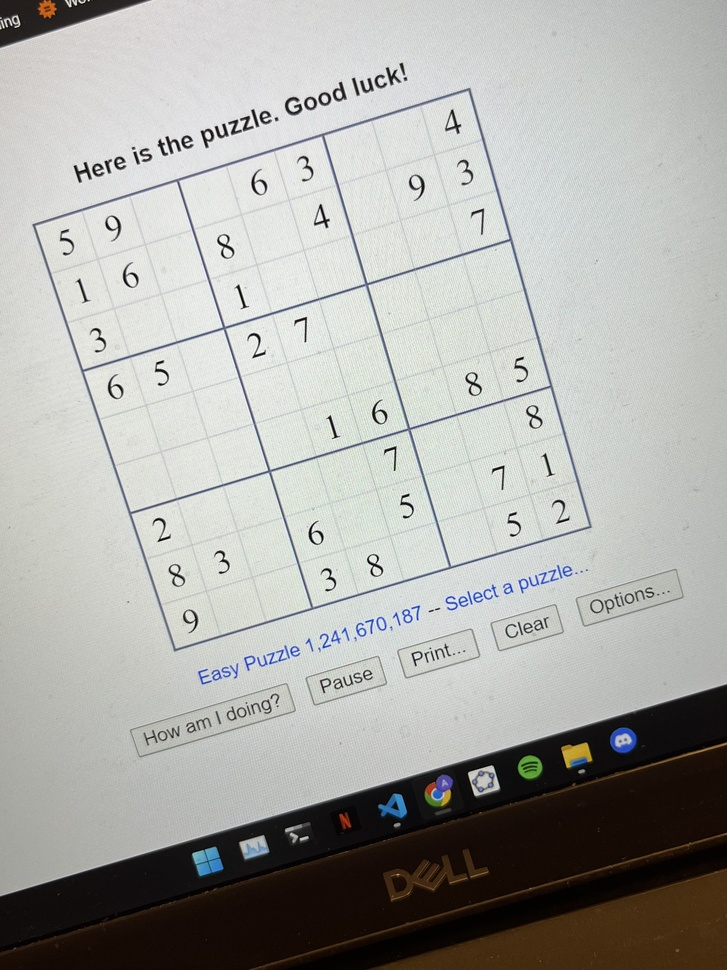
#> input picture img/rot1.jpeg, 727 x 970 px, shrunk from 2249 x 2999 before the run
$ python -i imageUtil.py   (imports and definitions only)
#> lines starting #> are read from the running program, lines starting #| are printed output that depends on the picture; after the words box and inside, x2 and y2 are one past the last pixel; in counts of white or black regions, pixels touching at a corner belong together
from typing import Optional
import numpy as np
import cv2


def findSudokuCorners(img: cv2.typing.MatLike) -> Optional[list[list[int]]]:
    """
    Attempts to find a sudoku board within a given image.
    If it succeeds, returns a list containing the position of the sudokus
    corners on the image, otherwise it returns None.
    """

    # Apply grayscaling
    img = cv2.cvtColor(img, cv2.COLOR_RGB2GRAY)
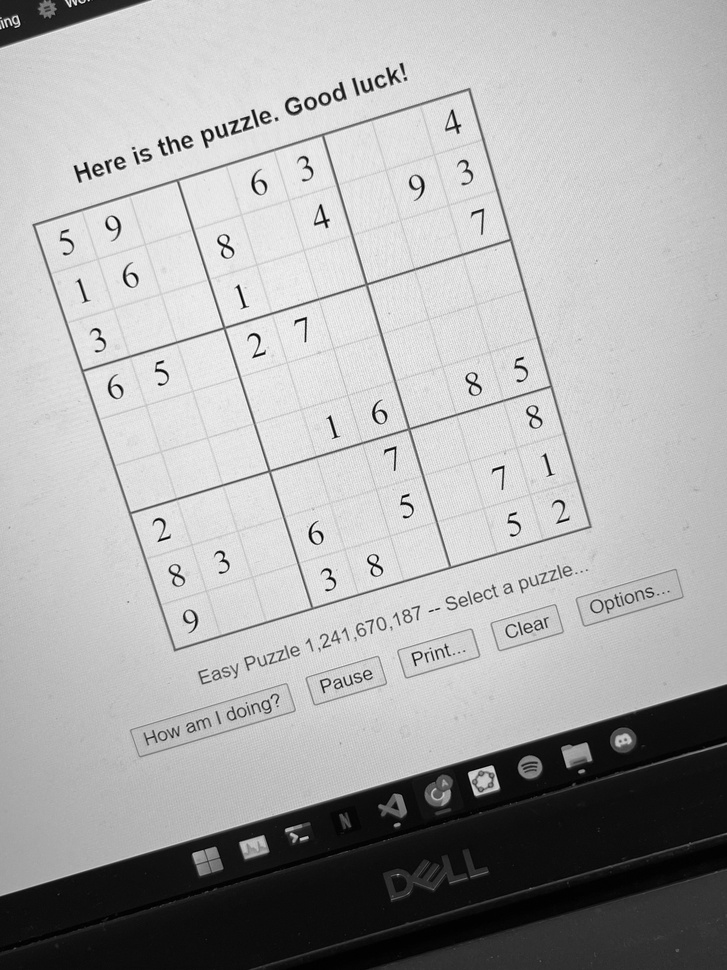
#> img: shape (970, 727); min 0, max 255, mean 171.6

    # Apply gaussian blur
    img = cv2.GaussianBlur(img, (7, 7), 1.75)

    # Apply adaptive tresholding
    img = cv2.adaptiveThreshold(
        img, 255, cv2.ADAPTIVE_THRESH_GAUSSIAN_C, cv2.THRESH_BINARY_INV, 11, 2)
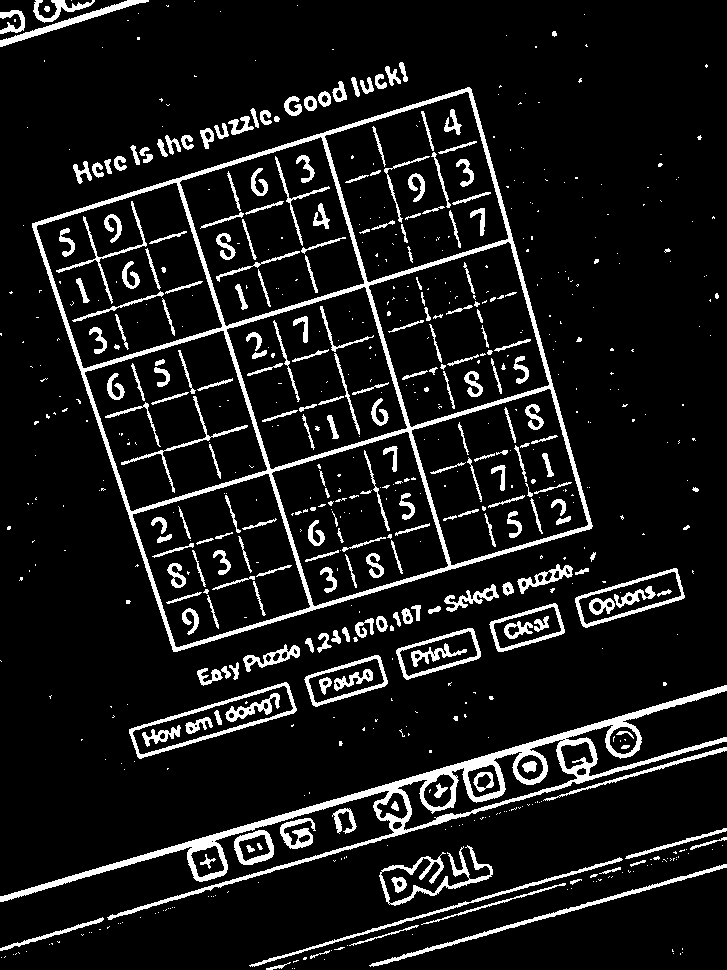
#> img: shape (970, 727); 9.9% white; 707 white regions (453 under 20 px)

    # Find a list of all contours
    contours, _ = cv2.findContours(
        img, cv2.RETR_EXTERNAL, cv2.CHAIN_APPROX_SIMPLE)
#> contours = 369 contours, 299 with area under 20; largest, box (x1, y1, x2, y2) and area: (32, 87, 593, 652) 203398, (0, 685, 727, 920) 17460, (129, 682, 297, 759) 5152, (575, 568, 685, 628) 3332, (396, 628, 481, 680) 2526

    # Find the biggest contour
    biggestContour = None
    biggestArea = 0

    # Ignore contours smaller than 1/16 of the image
    minArea = img.shape[0] * img.shape[1] // 16
#> minArea = 44074

    for contour in contours:

        # Approximate the contour
        peri = cv2.arcLength(contour, True)
        approx = cv2.approxPolyDP(contour, 0.02 * peri, True)

        # Ignore contours which dont have exactly 4 corners
        if len(approx) != 4:
            continue

        # Calculate the contour area
        area = cv2.contourArea(approx)

        # Ignore contours smaller minArea
        if area < minArea:
            continue

        # Save the biggest contour
        if area > biggestArea:
            biggestContour = approx
            biggestArea = area
#> this loop made 369 passes
#> (peri, area, biggestContour, biggestArea) on pass 337: (1941, 202778, [[469, 87], [32, 223], [173, 651], [591, 528]], 202778)
#> (peri, approx) on passes 1, 2, 5, 7, 8, 9: (0, [[294, 968]]), (0, [[292, 968]]), (0, [[324, 959]]), (0, [[1, 957]]), (2.83, [[5, 956], [4, 957]]), (0, [[13, 954]])
#> after the loop, biggestArea = 202778

    # Return None if nothing was found
    if biggestContour is None:
        return None

    # Arrange contour coordinates in a list[list[int]]
    points = list(biggestContour.ravel())
#> points = [469, 87, 32, 223, 173, 651, 591, 528]
    return [points[i:i + 2] for i in range(0, len(points), 2)]


# [21 lines left out: functions getImageSection, getTransformedImageSection, drawSudokuSolution, not called in this run]

>>> import cv2
>>> picture = cv2.cvtColor(cv2.imread('img/rot1.jpeg'), cv2.COLOR_BGR2RGB)
>>> result = findSudokuCorners(picture)
#> result = [[469, 87], [32, 223], [173, 651], [591, 528]]

$ run again, on img/rot2.jpeg
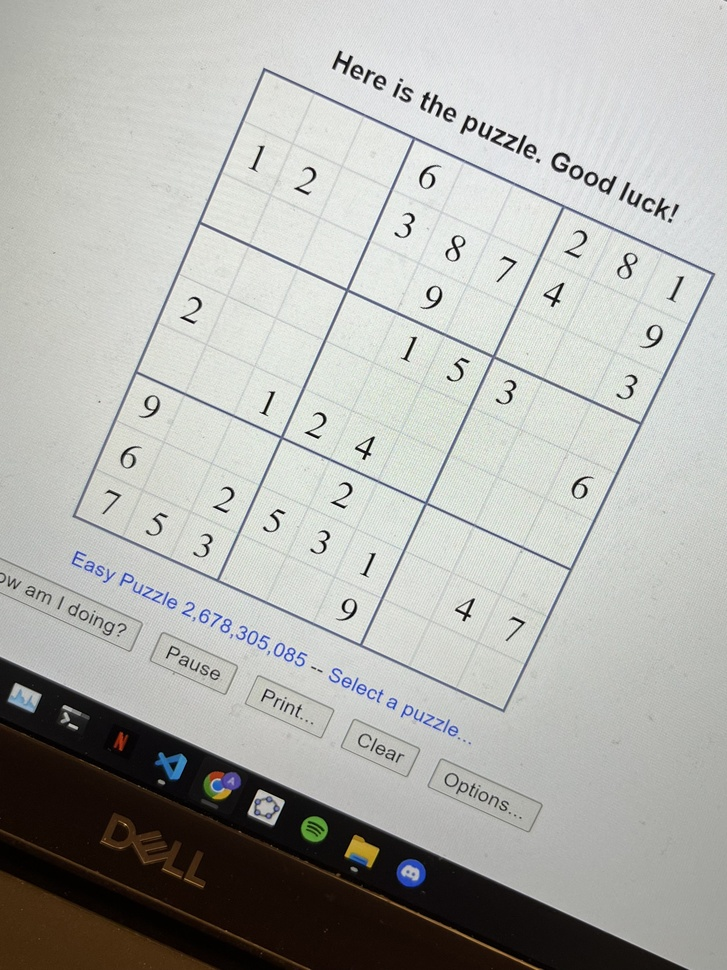
#> input picture img/rot2.jpeg, 727 x 970 px, shrunk from 2056 x 2742 before the run
#> in findSudokuCorners, `img = cv2.cvtColor(img, cv2.COLOR_RGB2GRAY)`:
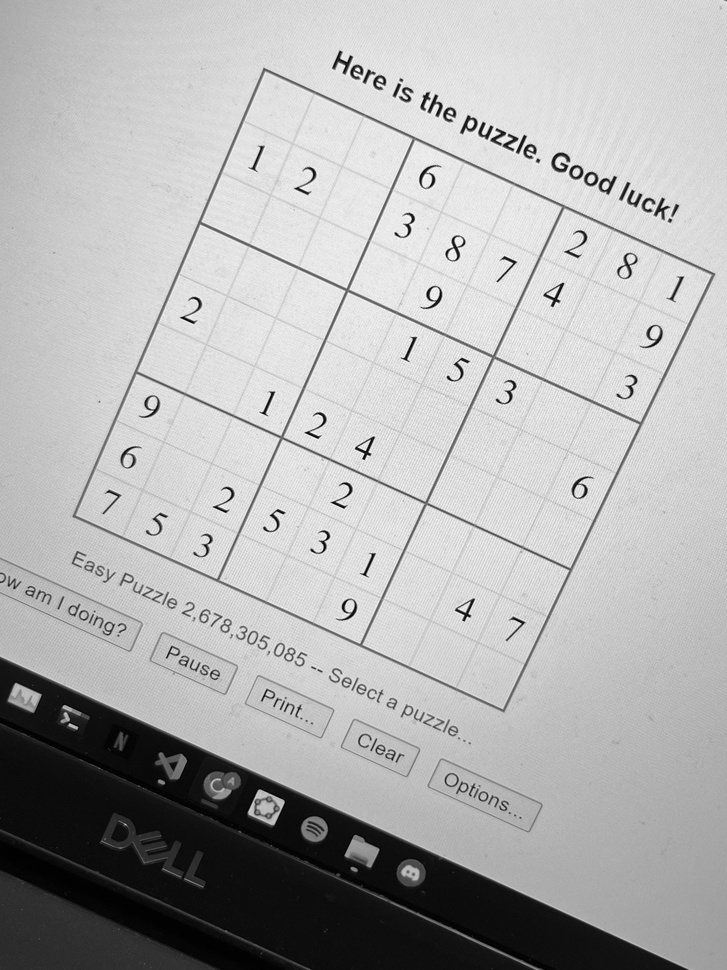
#> img: shape (970, 727); min 0, max 255, mean 176.9
#> in findSudokuCorners, `img = cv2.adaptiveThreshold( img, 255, cv2.ADAPTIVE_THRESH_GAUSSIAN_C,..`:
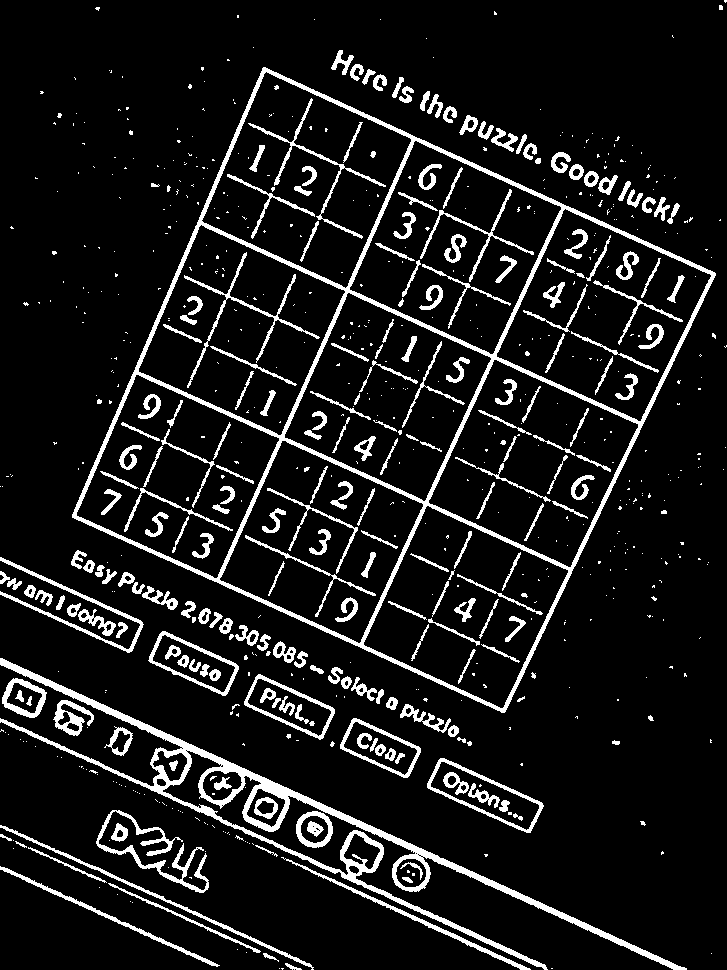
#> img: shape (970, 727); 10.2% white; 757 white regions (526 under 20 px)
#> contours = 416 contours, 340 with area under 20; largest, box (x1, y1, x2, y2) and area: (72, 67, 716, 713) 236966, (0, 658, 687, 970) 12786, (427, 758, 544, 833) 3806, (244, 674, 335, 740) 2908, (148, 631, 239, 696) 2891
#> the loop in findSudokuCorners, `for contour in contours:` made 416 passes
#> (peri, area, biggestContour, biggestArea) on pass 401: (2105.6, 236769.5, [[263, 67], [72, 517], [504, 712], [715, 273]], 236769.5)
#> after the loop in findSudokuCorners, `for contour in contours:`: biggestArea = 236769.5
#> points = [263, 67, 72, 517, 504, 712, 715, 273]
#> result = [[263, 67], [72, 517], [504, 712], [715, 273]]

$ run again, on img/sud1.jpeg
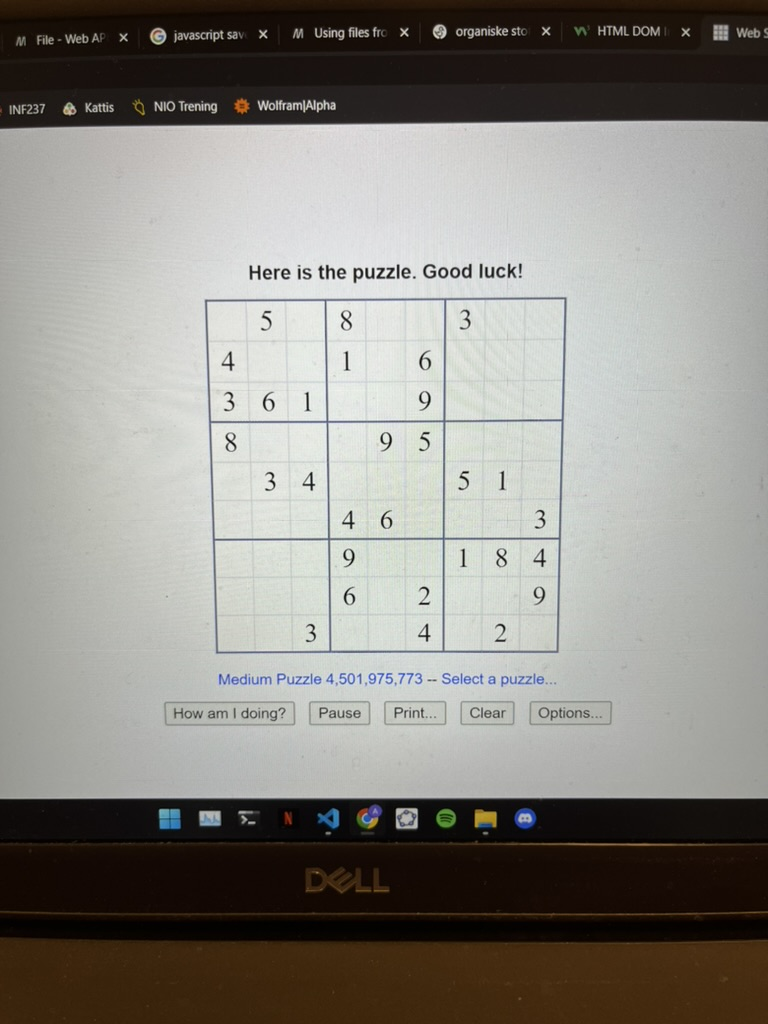
#> input picture img/sud1.jpeg, 768 x 1024 px
#> in findSudokuCorners, `img = cv2.cvtColor(img, cv2.COLOR_RGB2GRAY)`:
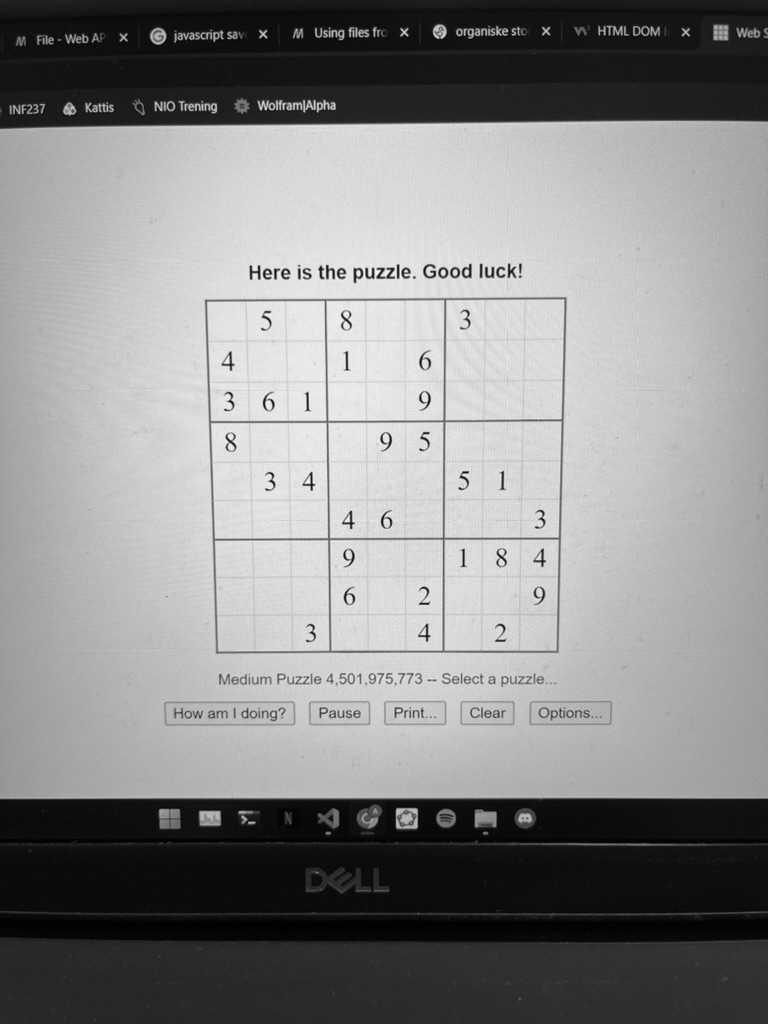
#> img: shape (1024, 768); min 0, max 255, mean 138.1
#> in findSudokuCorners, `img = cv2.adaptiveThreshold( img, 255, cv2.ADAPTIVE_THRESH_GAUSSIAN_C,..`:
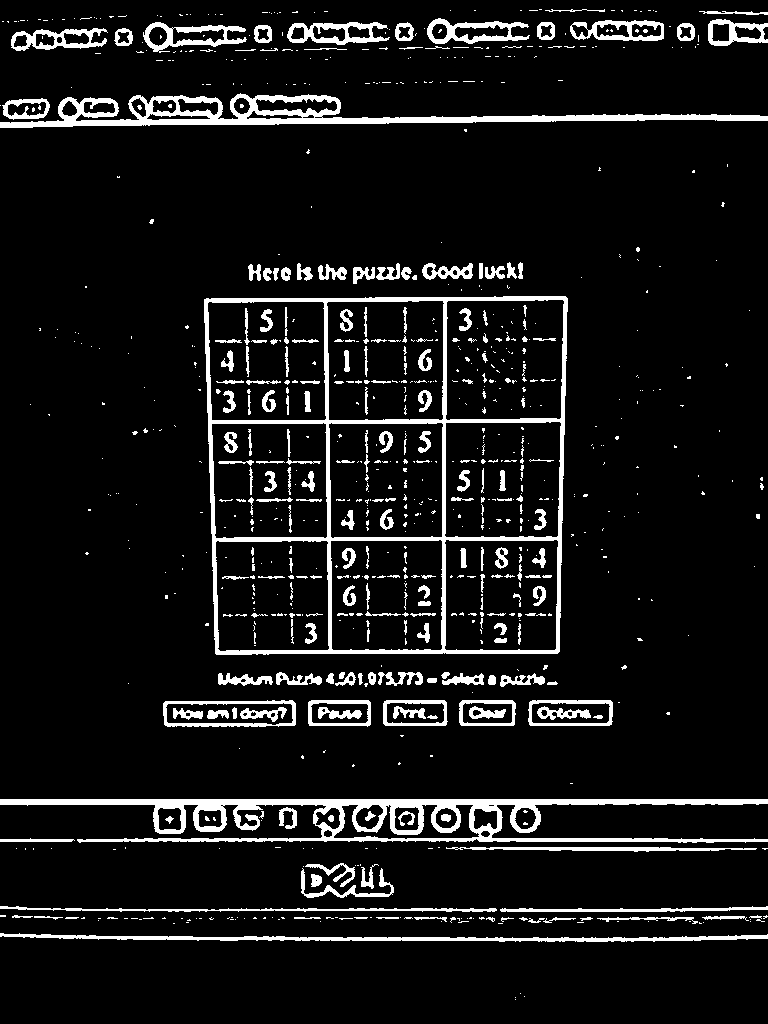
#> img: shape (1024, 768); 8.7% white; 875 white regions (645 under 20 px)
#> contours = 436 contours, 374 with area under 20; largest, box (x1, y1, x2, y2) and area: (204, 296, 568, 655) 125662, (0, 799, 768, 843) 14278, (0, 93, 768, 128) 9194, (163, 700, 296, 727) 3234, (0, 933, 768, 942) 2086
#> the loop in findSudokuCorners, `for contour in contours:` made 436 passes
#> (peri, area, biggestContour, biggestArea) on pass 242: (1441.3, 124969, [[565, 296], [204, 299], [216, 654], [559, 651]], 124969)
#> after the loop in findSudokuCorners, `for contour in contours:`: biggestArea = 124969
#> points = [565, 296, 204, 299, 216, 654, 559, 651]
#> result = [[565, 296], [204, 299], [216, 654], [559, 651]]

$ run again, on img/sud2.jpeg
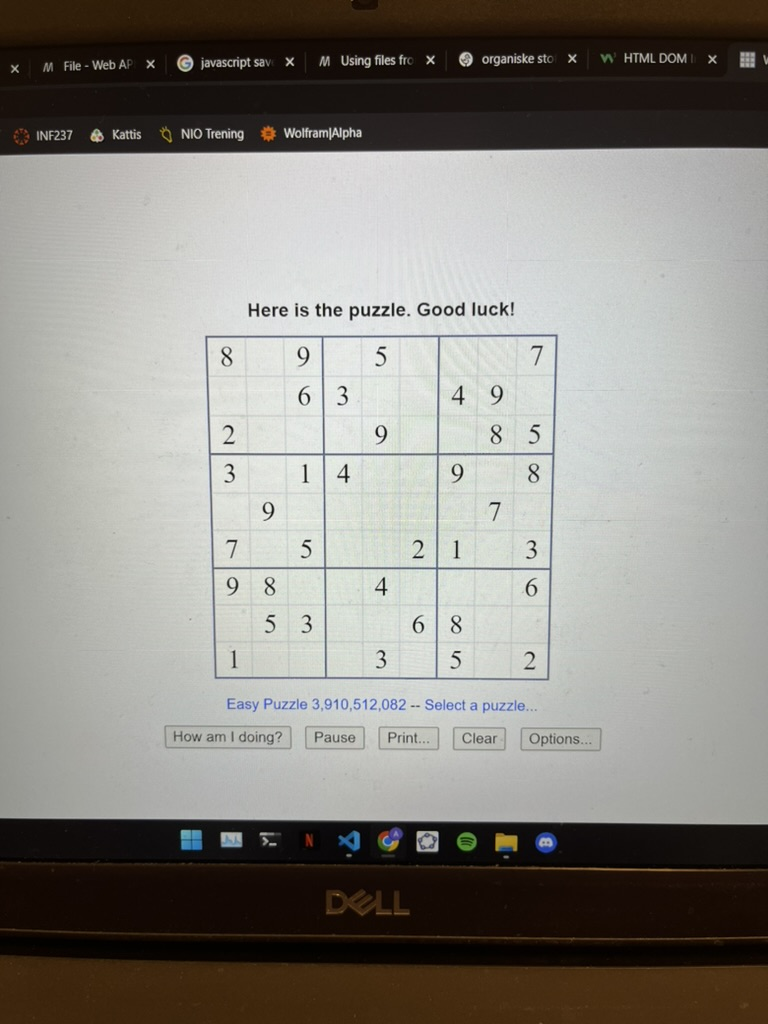
#> input picture img/sud2.jpeg, 768 x 1024 px
#> in findSudokuCorners, `img = cv2.cvtColor(img, cv2.COLOR_RGB2GRAY)`:
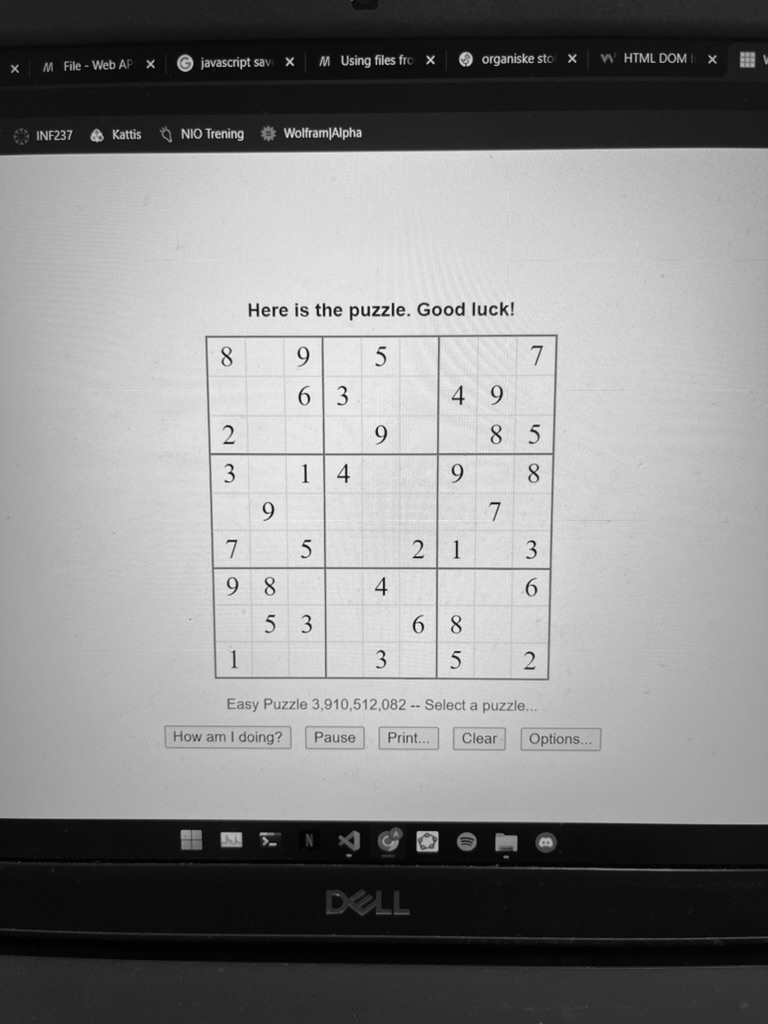
#> img: shape (1024, 768); min 0, max 249, mean 137.3
#> in findSudokuCorners, `img = cv2.adaptiveThreshold( img, 255, cv2.ADAPTIVE_THRESH_GAUSSIAN_C,..`:
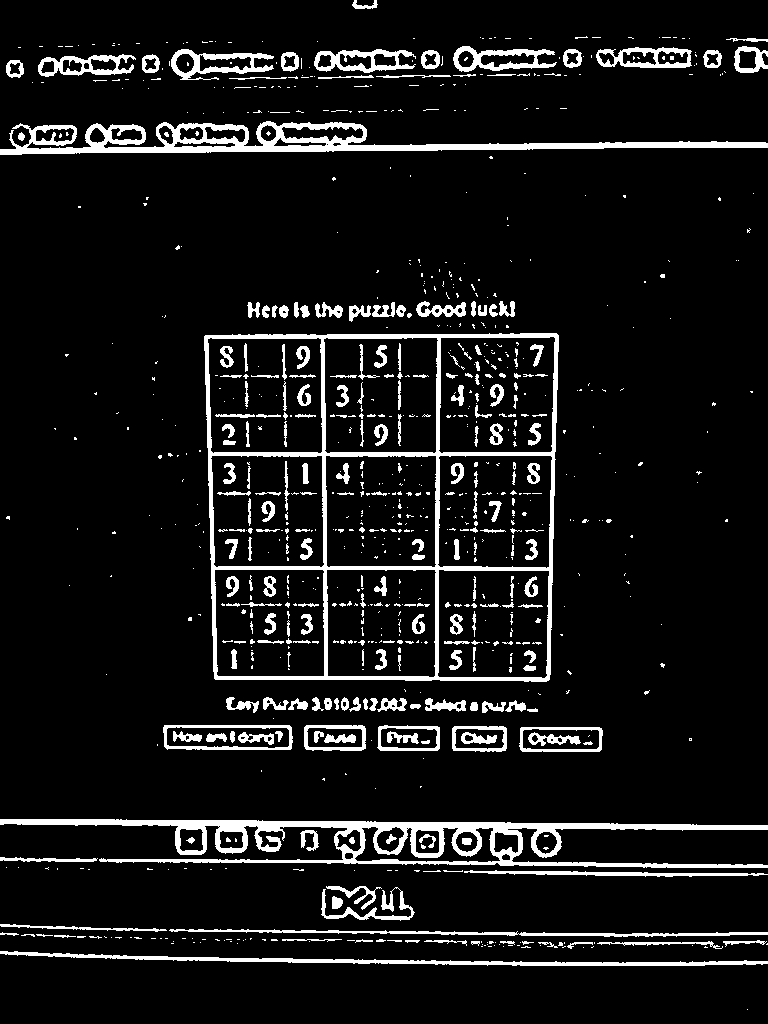
#> img: shape (1024, 768); 8.8% white; 884 white regions (634 under 20 px)
#> contours = 430 contours, 359 with area under 20; largest, box (x1, y1, x2, y2) and area: (204, 333, 559, 682) 118960, (0, 819, 768, 868) 14272, (0, 121, 768, 155) 10154, (163, 725, 293, 750) 3029, (0, 951, 768, 966) 2145
#> the loop in findSudokuCorners, `for contour in contours:` made 430 passes
#> (peri, area, biggestContour, biggestArea) on pass 212: (1404.4, 118166.5, [[556, 333], [204, 336], [215, 679], [549, 679]], 118166.5)
#> after the loop in findSudokuCorners, `for contour in contours:`: biggestArea = 118166.5
#> points = [556, 333, 204, 336, 215, 679, 549, 679]
#> result = [[556, 333], [204, 336], [215, 679], [549, 679]]
